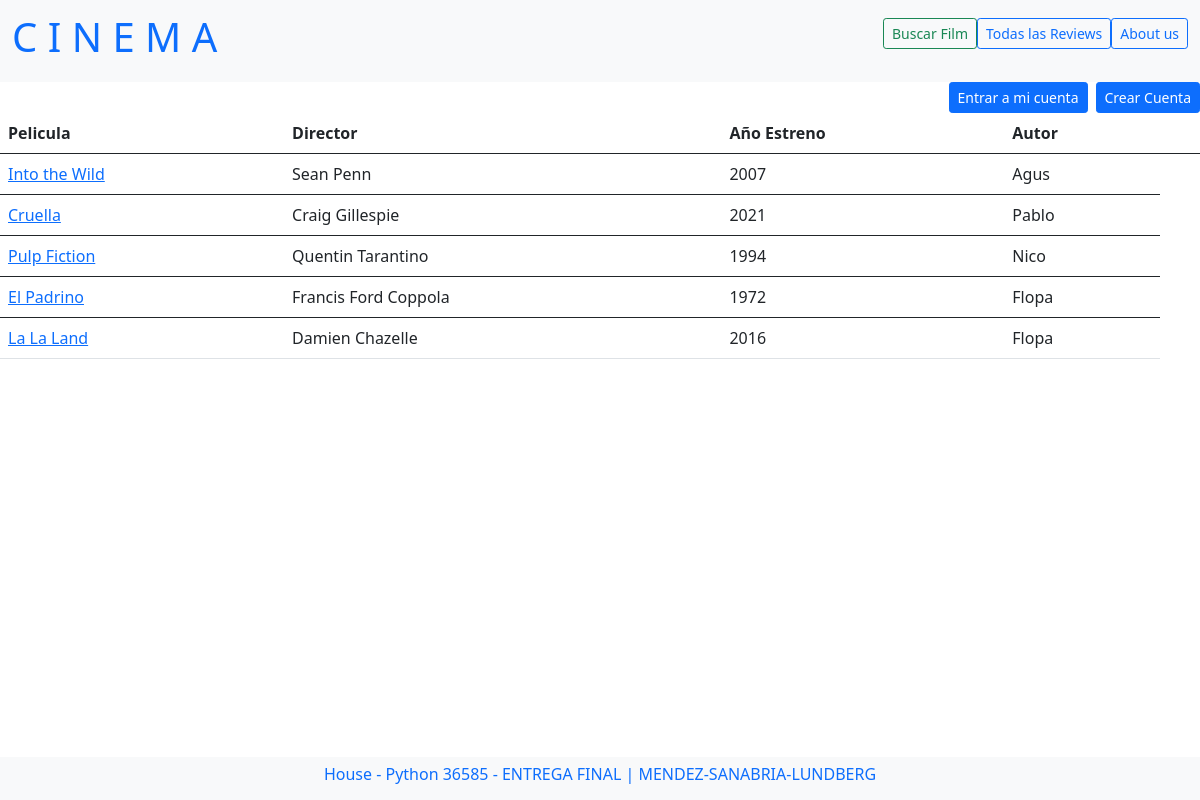
/reviews/lista_reviews/, run on the app's committed database.
### reviews/models.py (models this page shows, shortened)
class ReviewModel(models.Model):
    titulo = models.CharField(max_length=100)
    director = models.CharField(max_length=100)
    estreno = models.CharField(max_length=100)
    cuerpo = models.TextField()
    autor = models.ForeignKey(User, on_delete=models.CASCADE)
    fecha_creacion = models.DateField(auto_now_add=True)

### reviews/views.py (the view)
# urls.py: path('lista_reviews/',views.ReviewsList.as_view(), name="reviews_list"),
class ReviewsList(ListView):
    model = ReviewModel
    template_name = "reviews/reviews_list.html"

### reviews/templates/reviews/reviews_list.html (shortened to what this page needs)
{% extends "reviews/reviews_inicio.html" %}
{% block content %}
  {% if object_list %}
  <table class="table">
    <thead>
      <tr>
        <th scope="col">Pelicula</th>
        <th scope="col">Director</th>
        <th scope="col">Año Estreno</th>
        <th scope="col">Autor</th>
        <th scope="col">
        </th>
      </tr>
    </thead>
      {% for review in object_list %}
      <tbody>
        <tr>
          <td><a href="{% url 'review_detail' review.id %}">{{review.titulo}}</a></td>
          <td><a>{{review.director}}</a></td>
          <td><a>{{review.estreno}}</a></td>
          <td><a>{{review.autor}}</a></td>
        </tr>
      </tbody>
      {% endfor %}
    </table>
  {% else %}
    <h1> Aún no hay reviews</h1>
  {% endif %}
{% endblock %}

### reviews/templates/reviews/reviews_inicio.html (shortened to what this page needs)
<!doctype html>
<html lang="en">
  <head>
    <link href="https://cdn.jsdelivr.net/npm/bootstrap@5.0.2/dist/css/bootstrap.min.css" rel="stylesheet">
  </head>
  <body>
    <nav class="navbar navbar-expand-lg bg-light" >
        <div class="container-fluid">
        <a class="navbar-brand" href="{% url 'inicio' %}">
             <h1> C  I  N  E  M  A </h1>
            </a>
          <div class="d-grid gap-2 d-md-flex justify-content-md-end" id="navbarSupportedContent">
            <ul class="navbar-nav me-auto mb-2 mb-lg-0">
              <li class="nav-item">
                <a class="btn btn-outline-success btn-sm" aria-current="page" href="{% url 'buscar' %}">Buscar Film</a>
              </li>
              <li class="nav-item">
                <a class="btn btn-outline-primary btn-sm" href="{% url 'reviews_list' %}">Todas las Reviews</a>
              </li>
              <li class="nav-item">
                <a class="btn btn-outline-primary btn-sm" href="{% url 'about_us' %}">About us</a>
              </li>
          </div>
        </div>
      </nav>
      {% if user.is_authenticated %}
  <div class="d-grid gap-2 d-md-flex justify-content-md-end">
  <a href="{% url 'user_logout' %}">
    <button type="button" class="btn btn-primary btn-sm">
      Salir de mi cuenta
    </button></a>
    <a href="{% url 'review_create' %}">
    <button type="button" class="btn btn-primary btn-sm">
      Nueva Rewiew
    </button></a>
  <a href="{% url 'user_profile' user.id %}">
    <button type="button" class="btn btn-primary btn-sm">
      Perfil {{user.username}}
    </button></a>
  </div>
  <br>
  {% else %}
  <div class="d-grid gap-2 d-md-flex justify-content-md-end">
  <a href="{% url 'user_login' %}">
    <button type="button" class="btn btn-primary btn-sm">
    Entrar a mi cuenta
  </button></a>
  <a href="{% url 'user_signup' %}">
    <button type="button" class="btn btn-primary btn-sm">
      Crear Cuenta
    </button></a></div>
  {% endif %}
  {% block content %}{% endblock %}
  </body>
  <ul class="nav bg-light fixed-bottom justify-content-center">
    <li class="nav-item">
      <a class="nav-link active" href="{% url 'about_us' %}"><h6> House - Python 36585 - ENTREGA FINAL | MENDEZ-SANABRIA-LUNDBERG</h6></a>
    </li>
  </ul>
</html>

### data on the page
ReviewModel: titulo "Into the Wild", director "Sean Penn", estreno "2007", autor "Agus"
ReviewModel: titulo "Cruella", director "Craig Gillespie", estreno "2021", autor "Pablo"
ReviewModel: titulo "Pulp Fiction", director "Quentin Tarantino", estreno "1994", autor "Nico"
ReviewModel: titulo "El Padrino", director "Francis Ford Coppola", estreno "1972", autor "Flopa"
ReviewModel: titulo "La La Land", director "Damien Chazelle", estreno "2016", autor "Flopa"
